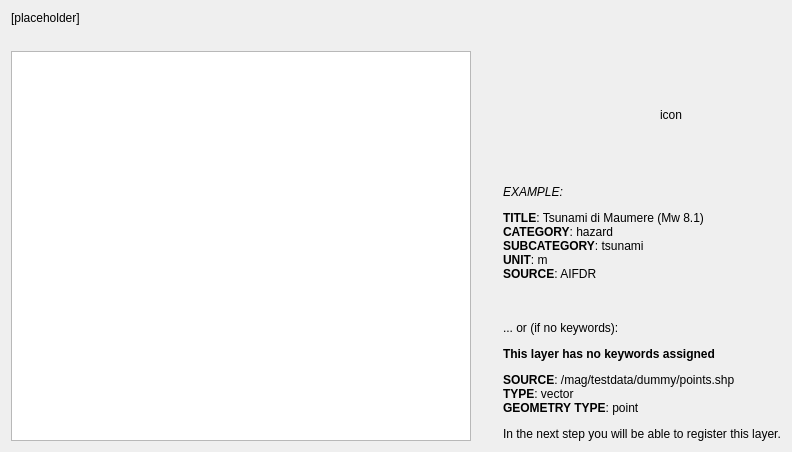
       <widget class="QWidget" name="pgF15ExpLayerBrowser">
        <layout class="QVBoxLayout" name="verticalLayout_20">
         <item>
          <widget class="QLabel" name="lblSelectBrowserExpLayer">
           <property name="styleSheet">
            <string notr="true">font: 11pt &quot;Ubuntu&quot;;</string>
           </property>
           <property name="text">
            <string>&lt;html&gt;&lt;head/&gt;&lt;body&gt;&lt;p&gt;[placeholder]&lt;/p&gt;&lt;/body&gt;&lt;/html&gt;</string>
           </property>
           <property name="wordWrap">
            <bool>true</bool>
           </property>
          </widget>
         </item>
         <item>
          <spacer name="verticalSpacer_23">
           <property name="orientation">
            <enum>Qt::Vertical</enum>
           </property>
           <property name="sizeType">
            <enum>QSizePolicy::Fixed</enum>
           </property>
           <property name="sizeHint" stdset="0">
            <size>
             <width>20</width>
             <height>20</height>
            </size>
           </property>
          </spacer>
         </item>
         <item>
          <layout class="QGridLayout" name="gridLayout_21">
           <item row="1" column="1">
            <spacer name="horizontalSpacer_23">
             <property name="orientation">
              <enum>Qt::Horizontal</enum>
             </property>
             <property name="sizeType">
              <enum>QSizePolicy::Fixed</enum>
             </property>
             <property name="sizeHint" stdset="0">
              <size>
               <width>20</width>
               <height>20</height>
              </size>
             </property>
            </spacer>
           </item>
           <item row="0" column="4">
            <spacer name="horizontalSpacer_29">
             <property name="orientation">
              <enum>Qt::Horizontal</enum>
             </property>
             <property name="sizeType">
              <enum>QSizePolicy::Fixed</enum>
             </property>
             <property name="sizeHint" stdset="0">
              <size>
               <width>40</width>
               <height>20</height>
              </size>
             </property>
            </spacer>
           </item>
           <item row="0" column="3">
            <widget class="QLabel" name="lblIconIFCWExposureFromBrowser">
             <property name="sizePolicy">
              <sizepolicy hsizetype="Fixed" vsizetype="Fixed">
               <horstretch>0</horstretch>
               <verstretch>0</verstretch>
              </sizepolicy>
             </property>
             <property name="minimumSize">
              <size>
               <width>128</width>
               <height>128</height>
              </size>
             </property>
             <property name="maximumSize">
              <size>
               <width>128</width>
               <height>128</height>
              </size>
             </property>
             <property name="text">
              <string>icon</string>
             </property>
             <property name="scaledContents">
              <bool>true</bool>
             </property>
             <property name="alignment">
              <set>Qt::AlignCenter</set>
             </property>
            </widget>
           </item>
           <item row="1" column="2" colspan="3">
            <widget class="QLabel" name="lblDescribeBrowserExpLayer">
             <property name="sizePolicy">
              <sizepolicy hsizetype="Preferred" vsizetype="Expanding">
               <horstretch>0</horstretch>
               <verstretch>0</verstretch>
              </sizepolicy>
             </property>
             <property name="text">
              <string notr="true">&lt;html&gt;&lt;head/&gt;&lt;body&gt;&lt;p&gt;&lt;i&gt;EXAMPLE:&lt;/i&gt;&lt;/p&gt;&lt;p&gt;&lt;span style=&quot; font-weight:600;&quot;&gt;TITLE&lt;/span&gt;: Tsunami di Maumere (Mw 8.1)&lt;br/&gt;&lt;span style=&quot; font-weight:600;&quot;&gt;CATEGORY&lt;/span&gt;: hazard&lt;br/&gt;&lt;span style=&quot; font-weight:600;&quot;&gt;SUBCATEGORY&lt;/span&gt;: tsunami&lt;br/&gt;&lt;span style=&quot; font-weight:600;&quot;&gt;UNIT&lt;/span&gt;: m&lt;br/&gt;&lt;span style=&quot; font-weight:600;&quot;&gt;SOURCE&lt;/span&gt;: AIFDR &lt;br/&gt;&lt;br/&gt;&lt;/p&gt;&lt;p&gt;... or (if no keywords):&lt;/p&gt;&lt;p&gt;&lt;span style=&quot; font-weight:600;&quot;&gt;This layer has no keywords assigned&lt;/span&gt;&lt;/p&gt;&lt;p&gt;&lt;span style=&quot; font-weight:600;&quot;&gt;SOURCE&lt;/span&gt;: /mag/testdata/dummy/points.shp&lt;br/&gt;&lt;span style=&quot; font-weight:600;&quot;&gt;TYPE&lt;/span&gt;: vector&lt;br/&gt;&lt;span style=&quot; font-weight:600;&quot;&gt;GEOMETRY TYPE&lt;/span&gt;: point&lt;/p&gt;&lt;p&gt;In the next step you will be able to register this layer.&lt;/p&gt;&lt;/body&gt;&lt;/html&gt;</string>
             </property>
             <property name="alignment">
              <set>Qt::AlignLeading|Qt::AlignLeft|Qt::AlignVCenter</set>
             </property>
             <property name="wordWrap">
              <bool>true</bool>
             </property>
            </widget>
           </item>
           <item row="0" column="1" colspan="2">
            <spacer name="horizontalSpacer_28">
             <property name="orientation">
              <enum>Qt::Horizontal</enum>
             </property>
             <property name="sizeHint" stdset="0">
              <size>
               <width>40</width>
               <height>20</height>
              </size>
             </property>
            </spacer>
           </item>
           <item row="0" column="0" rowspan="2">
            <widget class="QTreeView" name="tvBrowserExposure">
             <property name="minimumSize">
              <size>
               <width>460</width>
               <height>0</height>
              </size>
             </property>
             <property name="maximumSize">
              <size>
               <width>460</width>
               <height>16777215</height>
              </size>
             </property>
             <attribute name="headerVisible">
              <bool>false</bool>
             </attribute>
            </widget>
           </item>
          </layout>
         </item>
        </layout>
       </widget>
